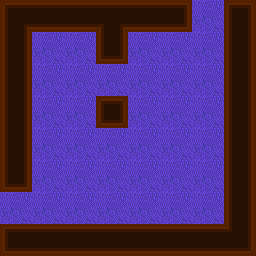

This is a level from a 2D game, rendered from its Tiled map with the project's own tilesets. A one-line summary and the map file follow, with tile-layer data summarised:
An orthogonal 8x8 tile map with 32x32 px tiles, 2 tile layers (moquette, Calque de Tile 1), 1 hidden layer not drawn, 3 tilesets, 1 image layer and 1 object (PlayerEntity).

<map version="1.0" orientation="orthogonal" width="8" height="8" tilewidth="32" tileheight="32">
 <tileset firstgid="1" name="min" tilewidth="32" tileheight="32">
  <image source="../tilesets/walls.png" width="256" height="192" />
 </tileset>
 <tileset firstgid="49" name="meta" tilewidth="32" tileheight="32">
  <image source="../tilesets/metaset2.png" width="128" height="96" />
  <tile id="0">
   <properties>
    <property name="type" value="wall" />
   </properties>
  </tile>
  <tile id="1">
   <properties>
    <property name="type" value="box" />
   </properties>
  </tile>
  <tile id="2">
   <properties>
    <property name="type" value="tp1" />
   </properties>
  </tile>
  <tile id="3">
   <properties>
    <property name="type" value="trap" />
   </properties>
  </tile>
  <tile id="4">
   <properties>
    <property name="type" value="pp1" />
   </properties>
  </tile>
  <tile id="5">
   <properties>
    <property name="type" value="pp2" />
   </properties>
  </tile>
  <tile id="6">
   <properties>
    <property name="type" value="pp3" />
   </properties>
  </tile>
  <tile id="7">
   <properties>
    <property name="type" value="tp2" />
   </properties>
  </tile>
  <tile id="8">
   <properties>
    <property name="type" value="ppp1" />
   </properties>
  </tile>
  <tile id="9">
   <properties>
    <property name="type" value="ppp2" />
   </properties>
  </tile>
  <tile id="10">
   <properties>
    <property name="type" value="ppp3" />
   </properties>
  </tile>
 </tileset>
 <tileset firstgid="61" name="moquette" tilewidth="32" tileheight="32">
  <image source="../tilesets/moquette.png" width="96" height="192" />
 </tileset>
 <imagelayer name="Background" width="16" height="16">
  <image source="../images/background.png" />
 </imagelayer>
 <layer name="moquette" width="8" height="8">
  <data>[64 cells, 64 non-empty, 1 distinct tile ids]</data>
 </layer>
 <layer name="meta" width="8" height="8" visible="0">
  <data>[64 cells, 59 non-empty, 9 distinct tile ids]</data>
 </layer>
 <layer name="Calque de Tile 1" width="8" height="8">
  <data>[64 cells, 64 non-empty, 6 distinct tile ids]</data>
 </layer>
 <objectgroup color="#68bd17" name="Player" width="12" height="12">
  <object name="PlayerEntity" x="32" y="192" width="32" height="32">
   <properties>
    <property name="image" value="character" />
    <property name="spriteheight" value="32" />
    <property name="spritewidth" value="32" />
   </properties>
  </object>
 </objectgroup>
</map>
